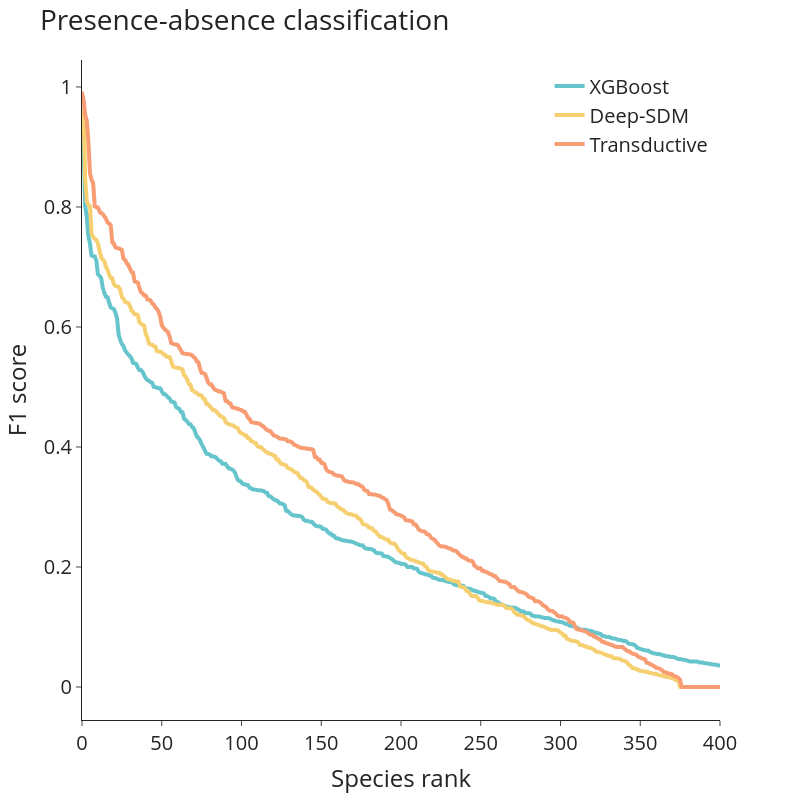

This figure's notebook cell:
### Code cell
import plotly.express as px

fig = px.line(data[data['x'] <= 400], x='x', y='F1', color='model', template = 'simple_white',
           width = 800, height=800,
           color_discrete_sequence = px.colors.qualitative.Pastel)

fig.update_layout(
    title='Presence-absence classification',
    xaxis_title='Species rank',
    yaxis_title='F1 score',
    font=dict(size=20),
    legend_title_text='',
    legend=dict(yanchor="top",
                y=0.99,
                xanchor="right",
                x=0.99)
)

fig.update_traces(line={'width': 4})

### Figure 1 — Plotly figure (JSON) as saved in the notebook; plotly's stock layout.template omitted (floating-point values rounded to 4 significant figures; data arrays with more than 128 entries replaced by an {"elided": "..."} marker saying what was removed)
{"data": [{"hovertemplate": "model=XGBoost<br>x=%{x}<br>F1=%{y}<extra></extra>", "legendgroup": "XGBoost", "line": {"color": "rgb(102, 197, 204)", "dash": "solid", "width": 4}, "marker": {"symbol": "circle"}, "mode": "lines", "name": "XGBoost", "showlegend": true, "type": "scattergl", "x": {"elided": "401 int values"}, "xaxis": "x", "y": {"elided": "401 float values"}, "yaxis": "y"}, {"hovertemplate": "model=Deep-SDM<br>x=%{x}<br>F1=%{y}<extra></extra>", "legendgroup": "Deep-SDM", "line": {"color": "rgb(246, 207, 113)", "dash": "solid", "width": 4}, "marker": {"symbol": "circle"}, "mode": "lines", "name": "Deep-SDM", "showlegend": true, "type": "scattergl", "x": {"elided": "401 int values"}, "xaxis": "x", "y": {"elided": "401 float values"}, "yaxis": "y"}, {"hovertemplate": "model=Transductive<br>x=%{x}<br>F1=%{y}<extra></extra>", "legendgroup": "Transductive", "line": {"color": "rgb(248, 156, 116)", "dash": "solid", "width": 4}, "marker": {"symbol": "circle"}, "mode": "lines", "name": "Transductive", "showlegend": true, "type": "scattergl", "x": {"elided": "401 int values"}, "xaxis": "x", "y": {"elided": "401 float values"}, "yaxis": "y"}], "layout": {"font": {"size": 20}, "height": 800, "legend": {"title": {"text": ""}, "tracegroupgap": 0, "x": 0.99, "xanchor": "right", "y": 0.99, "yanchor": "top"}, "margin": {"t": 60}, "title": {"text": "Presence-absence classification"}, "width": 800, "xaxis": {"anchor": "y", "domain": [0, 1], "title": {"text": "Species rank"}}, "yaxis": {"anchor": "x", "domain": [0, 1], "title": {"text": "F1 score"}}}}
